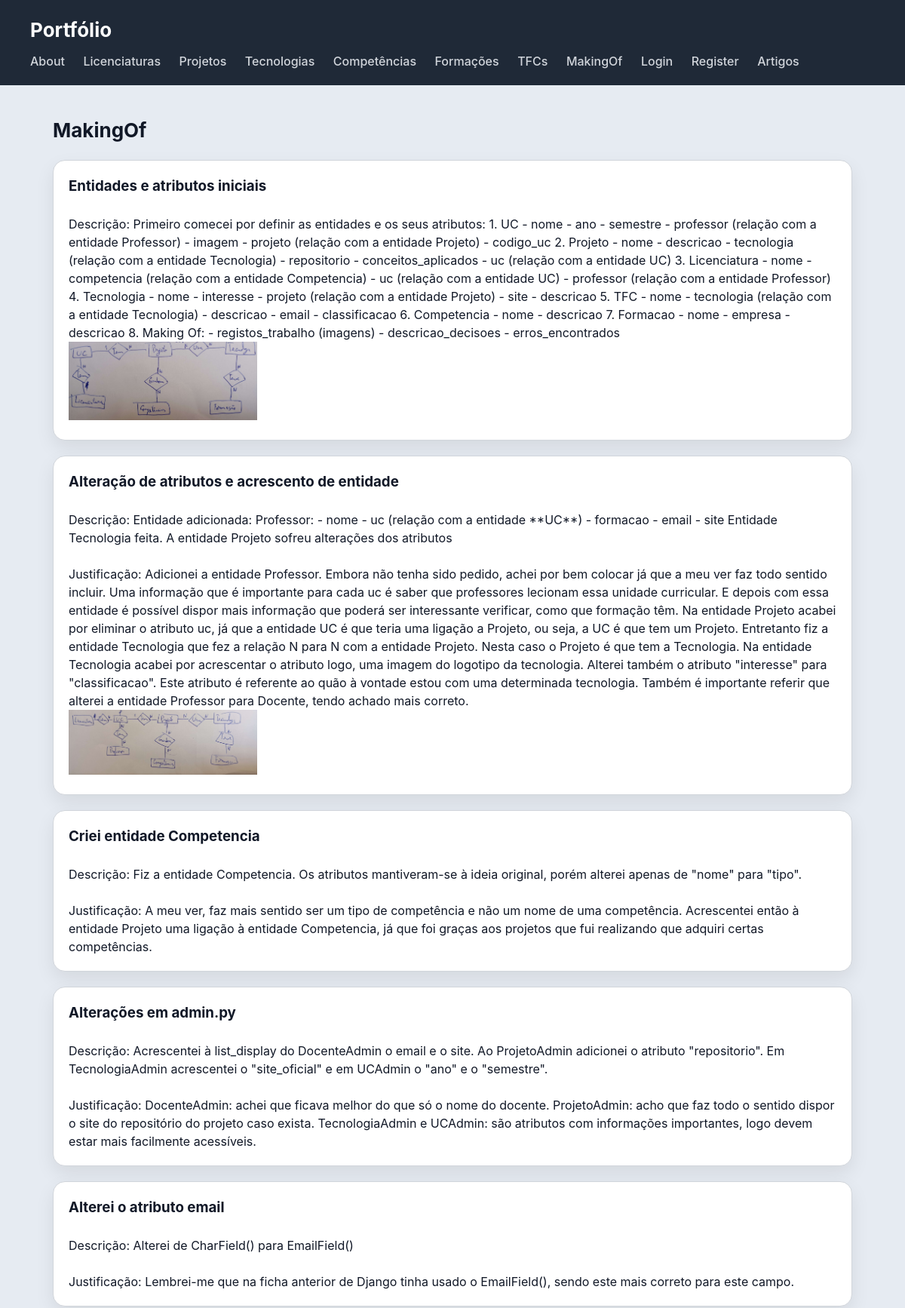
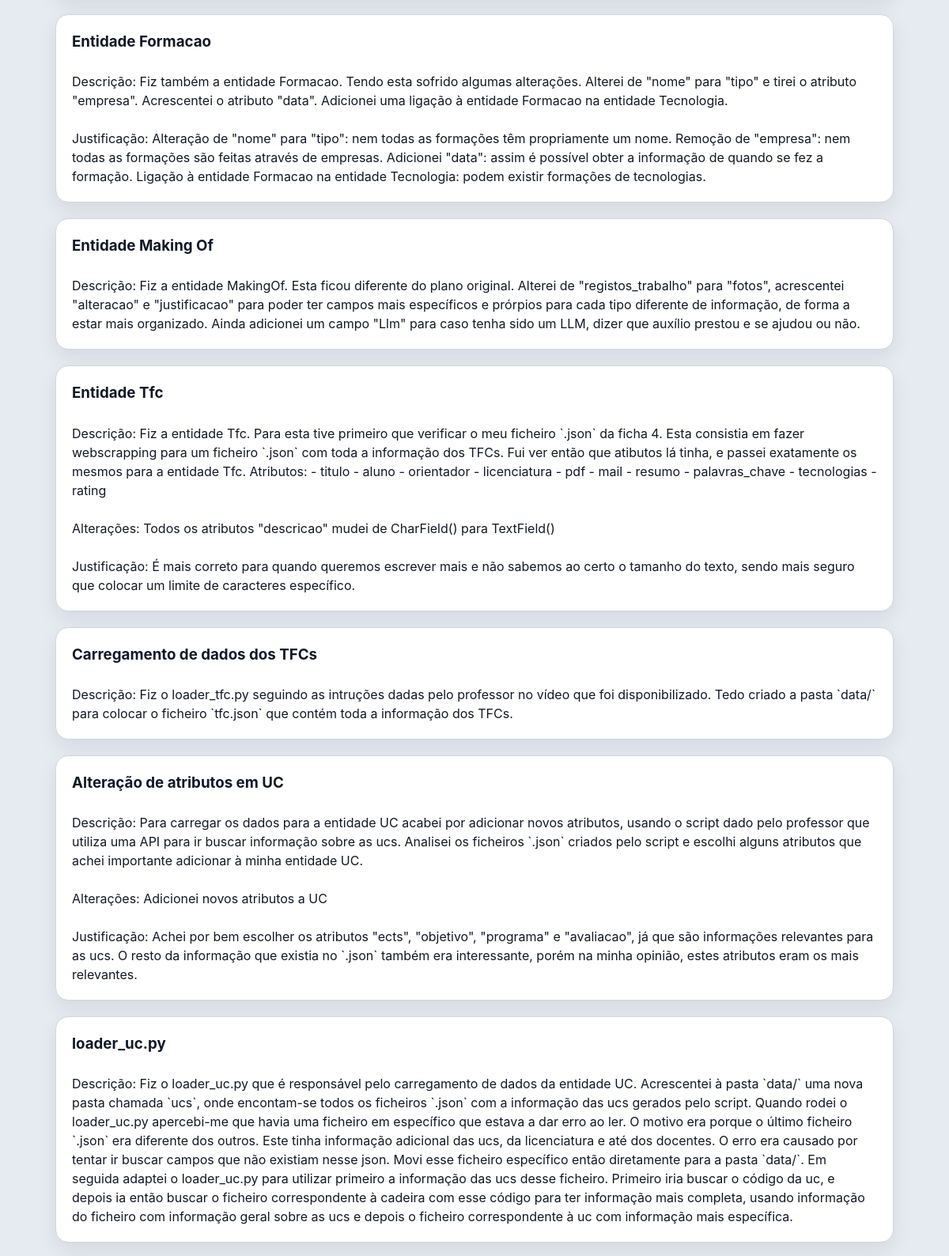
Page /makingof/ (upper part) on the committed database (2 pictures, top to bottom).
### portfolio/models.py (models this page shows, shortened)
class MakingOf(models.Model):
    titulo = models.CharField(max_length=100)
    fotos = models.ImageField(upload_to="fotos_makingof/", blank=True)
    descricao = models.TextField(blank=True)
    alteracao = models.TextField(blank=True)
    justificacao = models.TextField(blank=True)
    llm = models.CharField(max_length=500, blank=True)

### portfolio/views.py (the view)
# urls.py: path("makingof/", views.makingof_view, name="makingof"),
def makingof_view(request):
    makingofs = MakingOf.objects.all()
    return render(request, "portfolio/makingof.html", {"makingofs":makingofs})

### portfolio/templates/portfolio/makingof.html (shortened to what this page needs)
{% extends "portfolio/base.html" %}
{% block content %}
<h2>MakingOf</h2>
<section>
    {% for makingof in makingofs %}
        <article>
            <h3>{{makingof.titulo}}</h3>
            {% if makingof.descricao %}
                <br>
                <p>Descrição: {{makingof.descricao}}</p>
            {% endif %}
            {% if makingof.alteracao %}
                <br>
                <p>Alterações: {{makingof.alteracao}}</p>
            {% endif %}
            {% if makingof.justificacao %}
                <br>
                <p>Justificação: {{makingof.justificacao}}</p>
            {% endif %}
            {% if makingof.fotos %}
                <img src="{{makingof.fotos.url}}" alt="" width="250">
            {% endif %}
        </article>
    {% endfor %}
</section>
{% endblock %}

### portfolio/static/portfolio/styles.css (style rules this page uses)
* { box-sizing: border-box; margin: 0; padding: 0; }
body { font-family: "Inter", "Segoe UI", system-ui, -apple-system, sans-serif; background: #e6ebf2; color: #111827; line-height: 1.5; }
h2 { margin-bottom: 20px; font-size: 26px; }
section > article { background: white; padding: 20px; border-radius: 16px; border: 1px solid #d1d5db; box-shadow: 0 10px 25px rgba(0,0,0,0.08); transition: all 0.25s ease; margin-bottom: 20px; }

### rows in the picture
MakingOf: titulo "Entidades e atributos iniciais", descricao "Primeiro comecei por definir as entidades e os seus atributos: 1. UC - nome - ano - semestre - professor (relação com a entidade Professor) - imagem - projeto (relação com a entidade Projeto) - codigo_uc 2. Projeto - nome - descricao - tecnologia (relação com a entidade Tecnologia) - repositorio - conceitos_aplicados - uc (relação com a entidade UC) 3. Licenciatura - nome - competencia (relação com a entidade Competencia) - uc (relação com a entidade UC) - professor (relação com a entidade Professor) 4. Tecnologia - nome - interesse - projeto (relação com a entidade Projeto) - site - descricao 5. TFC - nome - tecnologia (relação com a entidade Tecnologia) - descricao - email - classificacao…", fotos (picture)
MakingOf: titulo "Alteração de atributos e acrescento de entidade", descricao "Entidade adicionada: Professor: - nome - uc (relação com a entidade **UC**) - formacao - email - site Entidade Tecnologia feita. A entidade Projeto sofreu alterações dos atributos", justificacao "Adicionei a entidade Professor. Embora não tenha sido pedido, achei por bem colocar já que a meu ver faz todo sentido incluir. Uma informação que é importante para cada uc é saber que professores lecionam essa unidade curricular. E depois com essa entidade é possível dispor mais informação que poderá ser interessante verificar, como que formação têm. Na entidade Projeto acabei por eliminar o atributo uc, já que a entidade UC é que teria uma ligação a Projeto, ou seja, a UC é que tem um Projeto. Entretanto fiz a entidade Tecnologia que fez a relação N para N com a entidade Projeto. Nesta caso o Projeto é que tem a Tecnologia. Na entidade Tecnologia acabei por acrescentar o atributo logo, uma…", fotos (picture)
MakingOf: titulo "Criei entidade Competencia", descricao "Fiz a entidade Competencia. Os atributos mantiveram-se à ideia original, porém alterei apenas de \"nome\" para \"tipo\".", justificacao "A meu ver, faz mais sentido ser um tipo de competência e não um nome de uma competência. Acrescentei então à entidade Projeto uma ligação à entidade Competencia, já que foi graças aos projetos que fui realizando que adquiri certas competências."
MakingOf: titulo "Alterações em admin.py", descricao "Acrescentei à list_display do DocenteAdmin o email e o site. Ao ProjetoAdmin adicionei o atributo \"repositorio\". Em TecnologiaAdmin acrescentei o \"site_oficial\" e em UCAdmin o \"ano\" e o \"semestre\".", justificacao "DocenteAdmin: achei que ficava melhor do que só o nome do docente. ProjetoAdmin: acho que faz todo o sentido dispor o site do repositório do projeto caso exista. TecnologiaAdmin e UCAdmin: são atributos com informações importantes, logo devem estar mais facilmente acessíveis."
MakingOf: titulo "Alterei o atributo email", descricao "Alterei de CharField() para EmailField()", justificacao "Lembrei-me que na ficha anterior de Django tinha usado o EmailField(), sendo este mais correto para este campo."
MakingOf: titulo "Entidade Formacao", descricao "Fiz também a entidade Formacao. Tendo esta sofrido algumas alterações. Alterei de \"nome\" para \"tipo\" e tirei o atributo \"empresa\". Acrescentei o atributo \"data\". Adicionei uma ligação à entidade Formacao na entidade Tecnologia.", justificacao "Alteração de \"nome\" para \"tipo\": nem todas as formações têm propriamente um nome. Remoção de \"empresa\": nem todas as formações são feitas através de empresas. Adicionei \"data\": assim é possível obter a informação de quando se fez a formação. Ligação à entidade Formacao na entidade Tecnologia: podem existir formações de tecnologias."
MakingOf: titulo "Entidade Making Of", descricao "Fiz a entidade MakingOf. Esta ficou diferente do plano original. Alterei de \"registos_trabalho\" para \"fotos\", acrescentei \"alteracao\" e \"justificacao\" para poder ter campos mais específicos e prórpios para cada tipo diferente de informação, de forma a estar mais organizado. Ainda adicionei um campo \"Llm\" para caso tenha sido um LLM, dizer que auxílio prestou e se ajudou ou não."
MakingOf: titulo "Entidade Tfc", descricao "Fiz a entidade Tfc. Para esta tive primeiro que verificar o meu ficheiro `.json` da ficha 4. Esta consistia em fazer webscrapping para um ficheiro `.json` com toda a informação dos TFCs. Fui ver então que atibutos lá tinha, e passei exatamente os mesmos para a entidade Tfc. Atributos: - titulo - aluno - orientador - licenciatura - pdf - mail - resumo - palavras_chave - tecnologias - rating", alteracao "Todos os atributos \"descricao\" mudei de CharField() para TextField()", justificacao "É mais correto para quando queremos escrever mais e não sabemos ao certo o tamanho do texto, sendo mais seguro que colocar um limite de caracteres específico."
MakingOf: titulo "Carregamento de dados dos TFCs", descricao "Fiz o loader_tfc.py seguindo as intruções dadas pelo professor no vídeo que foi disponibilizado. Tedo criado a pasta `data/` para colocar o ficheiro `tfc.json` que contém toda a informação dos TFCs."
MakingOf: titulo "Alteração de atributos em UC", descricao "Para carregar os dados para a entidade UC acabei por adicionar novos atributos, usando o script dado pelo professor que utiliza uma API para ir buscar informação sobre as ucs. Analisei os ficheiros `.json` criados pelo script e escolhi alguns atributos que achei importante adicionar à minha entidade UC.", alteracao "Adicionei novos atributos a UC", justificacao "Achei por bem escolher os atributos \"ects\", \"objetivo\", \"programa\" e \"avaliacao\", já que são informações relevantes para as ucs. O resto da informação que existia no `.json` também era interessante, porém na minha opinião, estes atributos eram os mais relevantes."
MakingOf: titulo "loader_uc.py", descricao "Fiz o loader_uc.py que é responsável pelo carregamento de dados da entidade UC. Acrescentei à pasta `data/` uma nova pasta chamada `ucs`, onde encontam-se todos os ficheiros `.json` com a informação das ucs gerados pelo script. Quando rodei o loader_uc.py apercebi-me que havia uma ficheiro em específico que estava a dar erro ao ler. O motivo era porque o último ficheiro `.json` era diferente dos outros. Este tinha informação adicional das ucs, da licenciatura e até dos docentes. O erro era causado por tentar ir buscar campos que não existiam nesse json. Movi esse ficheiro específico então diretamente para a pasta `data/`. Em seguida adaptei o loader_uc.py para utilizar primeiro a informação…"
